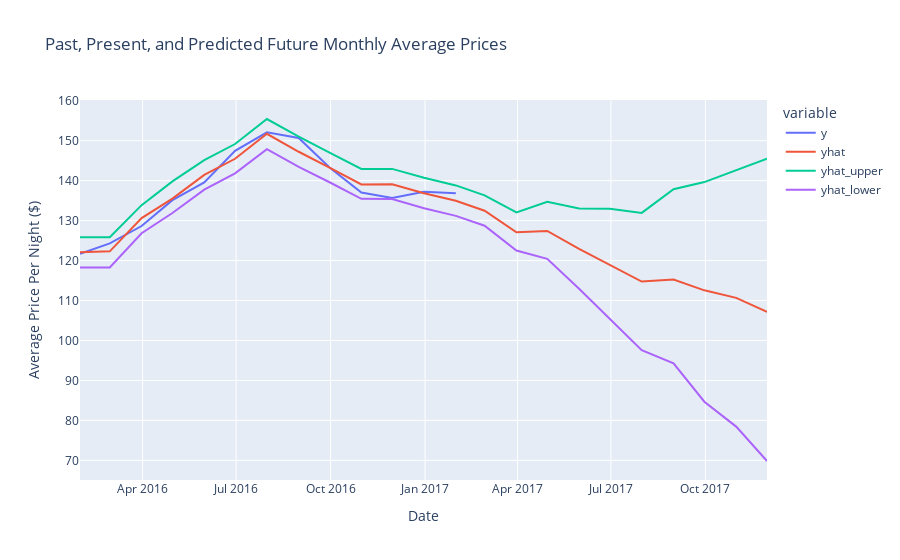

This figure's notebook cell:
### Code cell
px.line(previous_future_prices,
        title="Past, Present, and Predicted Future Monthly Average Prices",
        labels={'value':'Average Price Per Night ($)', 'ds':'Date'})

### Figure 1 — Plotly figure (JSON) as saved in the notebook; plotly's stock layout.template omitted (floating-point values rounded to 4 significant figures)
{"data": [{"hovertemplate": "variable=y<br>Date=%{x}<br>Average Price Per Night ($)=%{y}<extra></extra>", "legendgroup": "y", "line": {"color": "#636efa", "dash": "solid"}, "mode": "lines", "name": "y", "orientation": "v", "showlegend": true, "type": "scatter", "x": ["2016-01-31T00:00:00", "2016-02-29T00:00:00", "2016-03-31T00:00:00", "2016-04-30T00:00:00", "2016-05-31T00:00:00", "2016-06-30T00:00:00", "2016-07-31T00:00:00", "2016-08-31T00:00:00", "2016-09-30T00:00:00", "2016-10-31T00:00:00", "2016-11-30T00:00:00", "2016-12-31T00:00:00", "2017-01-31T00:00:00", "2017-02-28T00:00:00", "2017-03-31T00:00:00", "2017-04-30T00:00:00", "2017-05-31T00:00:00", "2017-06-30T00:00:00", "2017-07-31T00:00:00", "2017-08-31T00:00:00", "2017-09-30T00:00:00", "2017-10-31T00:00:00", "2017-11-30T00:00:00"], "xaxis": "x", "y": [121.7, 124.3, 128.6, 135.1, 139.5, 147.5, 152.1, 150.7, 143.3, 137.0, 135.7, 137.2, 136.8, null, null, null, null, null, null, null, null, null, null], "yaxis": "y"}, {"hovertemplate": "variable=yhat<br>Date=%{x}<br>Average Price Per Night ($)=%{y}<extra></extra>", "legendgroup": "yhat", "line": {"color": "#EF553B", "dash": "solid"}, "mode": "lines", "name": "yhat", "orientation": "v", "showlegend": true, "type": "scatter", "x": ["2016-01-31T00:00:00", "2016-02-29T00:00:00", "2016-03-31T00:00:00", "2016-04-30T00:00:00", "2016-05-31T00:00:00", "2016-06-30T00:00:00", "2016-07-31T00:00:00", "2016-08-31T00:00:00", "2016-09-30T00:00:00", "2016-10-31T00:00:00", "2016-11-30T00:00:00", "2016-12-31T00:00:00", "2017-01-31T00:00:00", "2017-02-28T00:00:00", "2017-03-31T00:00:00", "2017-04-30T00:00:00", "2017-05-31T00:00:00", "2017-06-30T00:00:00", "2017-07-31T00:00:00", "2017-08-31T00:00:00", "2017-09-30T00:00:00", "2017-10-31T00:00:00", "2017-11-30T00:00:00"], "xaxis": "x", "y": [122.1, 122.3, 130.6, 135.5, 141.4, 145.5, 151.7, 147.2, 143.3, 139.0, 139.1, 136.9, 135.0, 132.5, 127.1, 127.4, 122.9, 119.0, 114.7, 115.3, 112.6, 110.7, 107.2], "yaxis": "y"}, {"hovertemplate": "variable=yhat_upper<br>Date=%{x}<br>Average Price Per Night ($)=%{y}<extra></extra>", "legendgroup": "yhat_upper", "line": {"color": "#00cc96", "dash": "solid"}, "mode": "lines", "name": "yhat_upper", "orientation": "v", "showlegend": true, "type": "scatter", "x": ["2016-01-31T00:00:00", "2016-02-29T00:00:00", "2016-03-31T00:00:00", "2016-04-30T00:00:00", "2016-05-31T00:00:00", "2016-06-30T00:00:00", "2016-07-31T00:00:00", "2016-08-31T00:00:00", "2016-09-30T00:00:00", "2016-10-31T00:00:00", "2016-11-30T00:00:00", "2016-12-31T00:00:00", "2017-01-31T00:00:00", "2017-02-28T00:00:00", "2017-03-31T00:00:00", "2017-04-30T00:00:00", "2017-05-31T00:00:00", "2017-06-30T00:00:00", "2017-07-31T00:00:00", "2017-08-31T00:00:00", "2017-09-30T00:00:00", "2017-10-31T00:00:00", "2017-11-30T00:00:00"], "xaxis": "x", "y": [125.9, 125.9, 133.9, 139.8, 145.1, 149.2, 155.4, 151.0, 147.0, 142.9, 142.9, 140.7, 138.8, 136.3, 132.1, 134.7, 133.0, 133.0, 131.9, 137.8, 139.6, 142.6, 145.5], "yaxis": "y"}, {"hovertemplate": "variable=yhat_lower<br>Date=%{x}<br>Average Price Per Night ($)=%{y}<extra></extra>", "legendgroup": "yhat_lower", "line": {"color": "#ab63fa", "dash": "solid"}, "mode": "lines", "name": "yhat_lower", "orientation": "v", "showlegend": true, "type": "scatter", "x": ["2016-01-31T00:00:00", "2016-02-29T00:00:00", "2016-03-31T00:00:00", "2016-04-30T00:00:00", "2016-05-31T00:00:00", "2016-06-30T00:00:00", "2016-07-31T00:00:00", "2016-08-31T00:00:00", "2016-09-30T00:00:00", "2016-10-31T00:00:00", "2016-11-30T00:00:00", "2016-12-31T00:00:00", "2017-01-31T00:00:00", "2017-02-28T00:00:00", "2017-03-31T00:00:00", "2017-04-30T00:00:00", "2017-05-31T00:00:00", "2017-06-30T00:00:00", "2017-07-31T00:00:00", "2017-08-31T00:00:00", "2017-09-30T00:00:00", "2017-10-31T00:00:00", "2017-11-30T00:00:00"], "xaxis": "x", "y": [118.3, 118.3, 126.8, 131.9, 137.8, 141.8, 147.9, 143.4, 139.6, 135.5, 135.4, 133.1, 131.2, 128.7, 122.5, 120.4, 112.9, 105.4, 97.55, 94.3, 84.69, 78.46, 69.85], "yaxis": "y"}], "layout": {"legend": {"title": {"text": "variable"}, "tracegroupgap": 0}, "title": {"text": "Past, Present, and Predicted Future Monthly Average Prices"}, "xaxis": {"anchor": "y", "domain": [0, 1], "title": {"text": "Date"}}, "yaxis": {"anchor": "x", "domain": [0, 1], "title": {"text": "Average Price Per Night ($)"}}}}
